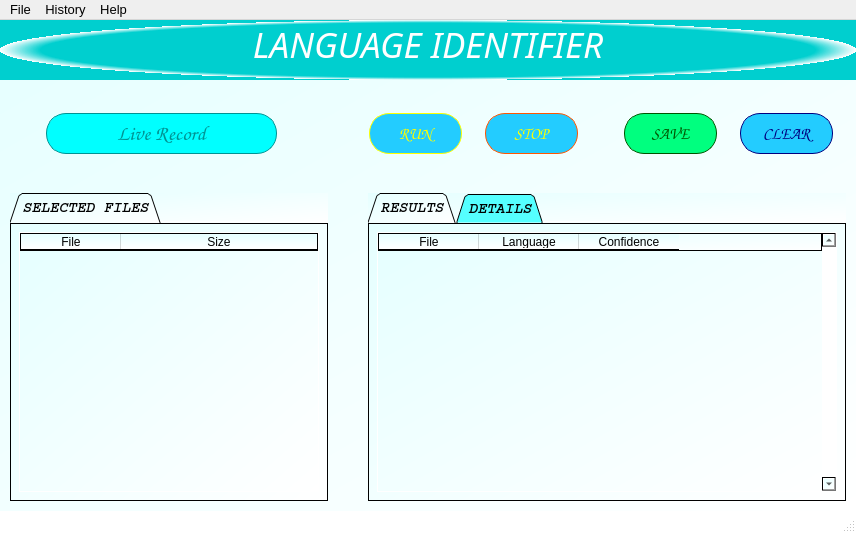
<?xml version="1.0" encoding="UTF-8"?>
<ui version="4.0">
 <class>MainWindow</class>
 <widget class="QMainWindow" name="MainWindow">
  <property name="geometry">
   <rect>
    <x>0</x>
    <y>0</y>
    <width>856</width>
    <height>533</height>
   </rect>
  </property>
  <property name="windowTitle">
   <string>MainWindow</string>
  </property>
  <property name="styleSheet">
   <string notr="true">QMainWindow{
background-color:white;
}</string>
  </property>
  <widget class="QWidget" name="centralwidget">
   <property name="styleSheet">
    <string notr="true">QWidget{
background-color:qlineargradient(spread:pad, x1:0, y1:0, x2:1, y2:1, stop:0 rgba(229, 255, 255, 255), stop:1 rgba(255, 255, 255, 255));
}</string>
   </property>
   <layout class="QVBoxLayout" name="verticalLayout">
    <property name="spacing">
     <number>0</number>
    </property>
    <property name="leftMargin">
     <number>0</number>
    </property>
    <property name="topMargin">
     <number>0</number>
    </property>
    <property name="rightMargin">
     <number>0</number>
    </property>
    <property name="bottomMargin">
     <number>0</number>
    </property>
    <item>
     <layout class="QVBoxLayout" name="mainLayout" stretch="2,1,2,1,18">
      <property name="spacing">
       <number>0</number>
      </property>
      <property name="leftMargin">
       <number>0</number>
      </property>
      <property name="topMargin">
       <number>0</number>
      </property>
      <property name="rightMargin">
       <number>0</number>
      </property>
      <property name="bottomMargin">
       <number>0</number>
      </property>
      <item alignment="Qt::AlignTop">
       <widget class="QLabel" name="LIDlabel">
        <property name="sizePolicy">
         <sizepolicy hsizetype="Expanding" vsizetype="Expanding">
          <horstretch>0</horstretch>
          <verstretch>0</verstretch>
         </sizepolicy>
        </property>
        <property name="minimumSize">
         <size>
          <width>0</width>
          <height>60</height>
         </size>
        </property>
        <property name="font">
         <font>
          <family>Candara</family>
          <pointsize>26</pointsize>
          <weight>50</weight>
          <italic>true</italic>
          <bold>false</bold>
         </font>
        </property>
        <property name="styleSheet">
         <string notr="true">QLabel{
background-color:qradialgradient(spread:repeat, cx:0.5, cy:0.5, radius:0.5, fx:0.5, fy:0.5, stop:0.905263 rgba(0, 207, 207, 255), stop:1 rgba(255, 255, 255, 255));
color:rgb(255,255,255);
}
</string>
        </property>
        <property name="text">
         <string>LANGUAGE IDENTIFIER</string>
        </property>
        <property name="alignment">
         <set>Qt::AlignHCenter|Qt::AlignTop</set>
        </property>
       </widget>
      </item>
      <item>
       <spacer name="verticalSpacer">
        <property name="orientation">
         <enum>Qt::Vertical</enum>
        </property>
        <property name="sizeHint" stdset="0">
         <size>
          <width>20</width>
          <height>40</height>
         </size>
        </property>
       </spacer>
      </item>
      <item>
       <layout class="QHBoxLayout" name="buttonsLayout" stretch="2,10,4,4,1,4,2,4,1,4,1">
        <property name="topMargin">
         <number>15</number>
        </property>
        <property name="bottomMargin">
         <number>10</number>
        </property>
        <item>
         <spacer name="horizontalSpacer">
          <property name="orientation">
           <enum>Qt::Horizontal</enum>
          </property>
          <property name="sizeHint" stdset="0">
           <size>
            <width>40</width>
            <height>20</height>
           </size>
          </property>
         </spacer>
        </item>
        <item>
         <widget class="QPushButton" name="recordButton">
          <property name="sizePolicy">
           <sizepolicy hsizetype="Expanding" vsizetype="Expanding">
            <horstretch>5</horstretch>
            <verstretch>1</verstretch>
           </sizepolicy>
          </property>
          <property name="minimumSize">
           <size>
            <width>200</width>
            <height>41</height>
           </size>
          </property>
          <property name="font">
           <font>
            <family>Comic Sans MS</family>
            <pointsize>16</pointsize>
            <weight>75</weight>
            <italic>true</italic>
            <bold>true</bold>
           </font>
          </property>
          <property name="focusPolicy">
           <enum>Qt::ClickFocus</enum>
          </property>
          <property name="styleSheet">
           <string notr="true">QPushButton{
background-color:rgb(0, 255, 255);
border-radius:20px;
color:rgb(0, 147, 147);
border:1px solid rgb(0,147,147);
}
QPushButton:hover{
background-color:rgb(255, 255, 255);
color:rgb(0,147,147);
border:2px solid rgb(0,147,147);
}
QPushButton:focus{
color:white;
background-color:rgb(0,147,147);
}
</string>
          </property>
          <property name="text">
           <string>Live Record</string>
          </property>
         </widget>
        </item>
        <item>
         <spacer name="recrunSpacer">
          <property name="orientation">
           <enum>Qt::Horizontal</enum>
          </property>
          <property name="sizeHint" stdset="0">
           <size>
            <width>40</width>
            <height>20</height>
           </size>
          </property>
         </spacer>
        </item>
        <item>
         <widget class="QPushButton" name="runButton">
          <property name="sizePolicy">
           <sizepolicy hsizetype="Expanding" vsizetype="Expanding">
            <horstretch>0</horstretch>
            <verstretch>0</verstretch>
           </sizepolicy>
          </property>
          <property name="minimumSize">
           <size>
            <width>93</width>
            <height>41</height>
           </size>
          </property>
          <property name="font">
           <font>
            <family>Comic Sans MS</family>
            <pointsize>12</pointsize>
            <weight>75</weight>
            <italic>true</italic>
            <bold>true</bold>
            <underline>false</underline>
            <kerning>true</kerning>
           </font>
          </property>
          <property name="focusPolicy">
           <enum>Qt::ClickFocus</enum>
          </property>
          <property name="styleSheet">
           <string notr="true">QPushButton{
background-color:rgb(35, 204, 255);
color:rgb(255, 255, 0);
border-radius:20px;
border:1px solid rgb(255,255,0);
}
QPushButton:hover{
background-color:rgb(255, 255, 255);
color:rgb(255, 170, 0);
border:2px solid rgb(255, 170, 0);
}
QPushButton:focus{
color:white;
background-color:rgb(255,170,0);
}
</string>
          </property>
          <property name="text">
           <string>RUN</string>
          </property>
         </widget>
        </item>
        <item>
         <spacer name="horizontalSpacer_3">
          <property name="orientation">
           <enum>Qt::Horizontal</enum>
          </property>
          <property name="sizeHint" stdset="0">
           <size>
            <width>40</width>
            <height>20</height>
           </size>
          </property>
         </spacer>
        </item>
        <item>
         <widget class="QPushButton" name="stopButton">
          <property name="minimumSize">
           <size>
            <width>93</width>
            <height>41</height>
           </size>
          </property>
          <property name="font">
           <font>
            <family>Comic Sans MS</family>
            <pointsize>12</pointsize>
            <weight>75</weight>
            <italic>true</italic>
            <bold>true</bold>
           </font>
          </property>
          <property name="focusPolicy">
           <enum>Qt::ClickFocus</enum>
          </property>
          <property name="styleSheet">
           <string notr="true">QPushButton{
background-color:rgb(35, 204, 255);
color:rgb(255, 255, 0);
border-radius:20px;
border:1px solid rgb(255,85,0);
}
QPushButton:hover{
background-color:rgb(255, 255, 255);
color:rgb(255, 85, 0);
border:2px solid rgb(255, 85, 0);
}
QPushButton:focus{
color:white;
background-color:rgb(255,85,0);
}
</string>
          </property>
          <property name="text">
           <string>STOP</string>
          </property>
         </widget>
        </item>
        <item>
         <spacer name="stpsavSpacer">
          <property name="orientation">
           <enum>Qt::Horizontal</enum>
          </property>
          <property name="sizeHint" stdset="0">
           <size>
            <width>40</width>
            <height>20</height>
           </size>
          </property>
         </spacer>
        </item>
        <item>
         <widget class="QPushButton" name="saveButton">
          <property name="minimumSize">
           <size>
            <width>93</width>
            <height>41</height>
           </size>
          </property>
          <property name="font">
           <font>
            <family>Comic Sans MS</family>
            <pointsize>12</pointsize>
            <weight>75</weight>
            <italic>true</italic>
            <bold>true</bold>
           </font>
          </property>
          <property name="focusPolicy">
           <enum>Qt::ClickFocus</enum>
          </property>
          <property name="styleSheet">
           <string notr="true">QPushButton{
background-color:qlineargradient(spread:pad, x1:0.989474, y1:0.966, x2:1, y2:1, stop:0 rgba(0, 255, 127, 255), stop:1 rgba(255, 255, 255, 255));
color:rgb(0, 85, 0);
border-radius:20px;
border:1px solid rgb(0,85,0);
}
QPushButton:hover{
background-color:rgb(255, 255, 255);
color:rgb(0, 85, 0);
border:2px solid rgb(0, 85, 0);
}
QPushButton:focus{
color:white;
background-color:rgb(0,85,0);
}
</string>
          </property>
          <property name="text">
           <string>SAVE</string>
          </property>
         </widget>
        </item>
        <item>
         <spacer name="horizontalSpacer_4">
          <property name="orientation">
           <enum>Qt::Horizontal</enum>
          </property>
          <property name="sizeHint" stdset="0">
           <size>
            <width>40</width>
            <height>20</height>
           </size>
          </property>
         </spacer>
        </item>
        <item>
         <widget class="QPushButton" name="clearButton">
          <property name="minimumSize">
           <size>
            <width>93</width>
            <height>41</height>
           </size>
          </property>
          <property name="font">
           <font>
            <family>Comic Sans MS</family>
            <pointsize>12</pointsize>
            <weight>75</weight>
            <italic>true</italic>
            <bold>true</bold>
           </font>
          </property>
          <property name="focusPolicy">
           <enum>Qt::ClickFocus</enum>
          </property>
          <property name="styleSheet">
           <string notr="true">QPushButton{
background-color:rgb(35, 204, 255);
color:rgb(0, 0, 127);
border-radius:20px;
border:1px solid rgb(0, 0, 127); 
}
QPushButton:hover{
background-color:rgb(255, 255, 255);
color:rgb(0, 85, 127);
border:2px solid rgb(35, 204, 255);
}
QPushButton:focus{
background-color:rgb(0, 85, 127);
color:white;
}</string>
          </property>
          <property name="text">
           <string>CLEAR</string>
          </property>
         </widget>
        </item>
        <item>
         <spacer name="horizontalSpacer_2">
          <property name="orientation">
           <enum>Qt::Horizontal</enum>
          </property>
          <property name="sizeHint" stdset="0">
           <size>
            <width>40</width>
            <height>20</height>
           </size>
          </property>
         </spacer>
        </item>
       </layout>
      </item>
      <item>
       <spacer name="verticalSpacer_2">
        <property name="orientation">
         <enum>Qt::Vertical</enum>
        </property>
        <property name="sizeHint" stdset="0">
         <size>
          <width>20</width>
          <height>40</height>
         </size>
        </property>
       </spacer>
      </item>
      <item>
       <layout class="QHBoxLayout" name="tabsLayout" stretch="2,0,3">
        <property name="leftMargin">
         <number>10</number>
        </property>
        <property name="topMargin">
         <number>10</number>
        </property>
        <property name="rightMargin">
         <number>10</number>
        </property>
        <property name="bottomMargin">
         <number>10</number>
        </property>
        <item>
         <widget class="QTabWidget" name="filesTab">
          <property name="font">
           <font>
            <family>Courier</family>
            <pointsize>11</pointsize>
            <weight>75</weight>
            <italic>true</italic>
            <bold>true</bold>
           </font>
          </property>
          <property name="focusPolicy">
           <enum>Qt::NoFocus</enum>
          </property>
          <property name="styleSheet">
           <string notr="true"/>
          </property>
          <property name="tabPosition">
           <enum>QTabWidget::North</enum>
          </property>
          <property name="tabShape">
           <enum>QTabWidget::Triangular</enum>
          </property>
          <property name="currentIndex">
           <number>0</number>
          </property>
          <property name="documentMode">
           <bool>true</bool>
          </property>
          <widget class="QWidget" name="tab1">
           <property name="font">
            <font>
             <family>Gabriola</family>
             <pointsize>16</pointsize>
             <weight>50</weight>
             <italic>false</italic>
             <bold>false</bold>
            </font>
           </property>
           <property name="styleSheet">
            <string notr="true">QWidget{
border:1px solid black;
}</string>
           </property>
           <attribute name="title">
            <string>SELECTED FILES</string>
           </attribute>
           <layout class="QGridLayout" name="gridLayout">
            <item row="0" column="0">
             <layout class="QHBoxLayout" name="filesLayout">
              <item>
               <widget class="QTableWidget" name="filesTable">
                <property name="styleSheet">
                 <string notr="true">QTableWidget{
border:1px solid white;
}</string>
                </property>
                <property name="alternatingRowColors">
                 <bool>true</bool>
                </property>
                <property name="rowCount">
                 <number>0</number>
                </property>
                <attribute name="horizontalHeaderCascadingSectionResizes">
                 <bool>true</bool>
                </attribute>
                <attribute name="horizontalHeaderStretchLastSection">
                 <bool>true</bool>
                </attribute>
                <column>
                 <property name="text">
                  <string>File</string>
                 </property>
                </column>
                <column>
                 <property name="text">
                  <string>Size</string>
                 </property>
                </column>
               </widget>
              </item>
             </layout>
            </item>
           </layout>
          </widget>
         </widget>
        </item>
        <item>
         <spacer name="tabSpacer">
          <property name="orientation">
           <enum>Qt::Horizontal</enum>
          </property>
          <property name="sizeHint" stdset="0">
           <size>
            <width>40</width>
            <height>20</height>
           </size>
          </property>
         </spacer>
        </item>
        <item>
         <widget class="QTabWidget" name="resultTab">
          <property name="font">
           <font>
            <family>Courier</family>
            <pointsize>11</pointsize>
            <weight>75</weight>
            <italic>true</italic>
            <bold>true</bold>
           </font>
          </property>
          <property name="styleSheet">
           <string notr="true">QTabWidget{
background-color:rgb(85, 255, 255);
color:white;
}</string>
          </property>
          <property name="tabPosition">
           <enum>QTabWidget::North</enum>
          </property>
          <property name="tabShape">
           <enum>QTabWidget::Triangular</enum>
          </property>
          <property name="currentIndex">
           <number>0</number>
          </property>
          <property name="documentMode">
           <bool>true</bool>
          </property>
          <widget class="QWidget" name="tab2">
           <property name="styleSheet">
            <string notr="true">QWidget{
border:1px solid black;
}</string>
           </property>
           <attribute name="title">
            <string>RESULTS</string>
           </attribute>
           <layout class="QGridLayout" name="gridLayout_2">
            <item row="0" column="0">
             <layout class="QHBoxLayout" name="resultLayout">
              <item>
               <widget class="QTableWidget" name="resultTable">
                <property name="styleSheet">
                 <string notr="true">QTableWidget{
border:1px solid white;
}</string>
                </property>
                <property name="verticalScrollBarPolicy">
                 <enum>Qt::ScrollBarAlwaysOn</enum>
                </property>
                <property name="alternatingRowColors">
                 <bool>true</bool>
                </property>
                <attribute name="horizontalHeaderCascadingSectionResizes">
                 <bool>false</bool>
                </attribute>
                <attribute name="horizontalHeaderMinimumSectionSize">
                 <number>50</number>
                </attribute>
                <attribute name="horizontalHeaderShowSortIndicator" stdset="0">
                 <bool>false</bool>
                </attribute>
                <attribute name="verticalHeaderCascadingSectionResizes">
                 <bool>true</bool>
                </attribute>
                <attribute name="verticalHeaderDefaultSectionSize">
                 <number>30</number>
                </attribute>
                <column>
                 <property name="text">
                  <string>File</string>
                 </property>
                </column>
                <column>
                 <property name="text">
                  <string>Language</string>
                 </property>
                </column>
                <column>
                 <property name="text">
                  <string>Confidence</string>
                 </property>
                </column>
               </widget>
              </item>
             </layout>
            </item>
           </layout>
          </widget>
          <widget class="QWidget" name="tab3">
           <property name="styleSheet">
            <string notr="true">QWidget{
border:1px solid black;
}</string>
           </property>
           <attribute name="title">
            <string>DETAILS</string>
           </attribute>
           <layout class="QGridLayout" name="gridLayout_3">
            <item row="0" column="0">
             <layout class="QHBoxLayout" name="resultLayout2">
              <item>
               <widget class="QTableWidget" name="resultTable2">
                <property name="styleSheet">
                 <string notr="true">QTableWidget{
border:1px solid white;
}</string>
                </property>
                <property name="alternatingRowColors">
                 <bool>true</bool>
                </property>
                <property name="rowCount">
                 <number>0</number>
                </property>
                <column>
                 <property name="text">
                  <string>File</string>
                 </property>
                </column>
                <column>
                 <property name="text">
                  <string>Language1</string>
                 </property>
                </column>
                <column>
                 <property name="text">
                  <string>Confidence1</string>
                 </property>
                </column>
                <column>
                 <property name="text">
                  <string>Language2</string>
                 </property>
                </column>
                <column>
                 <property name="text">
                  <string>Confidence2</string>
                 </property>
                </column>
               </widget>
              </item>
             </layout>
            </item>
           </layout>
          </widget>
         </widget>
        </item>
       </layout>
      </item>
     </layout>
    </item>
   </layout>
  </widget>
  <widget class="QMenuBar" name="menubar">
   <property name="geometry">
    <rect>
     <x>0</x>
     <y>0</y>
     <width>856</width>
     <height>23</height>
    </rect>
   </property>
   <property name="font">
    <font>
     <pointsize>10</pointsize>
    </font>
   </property>
   <widget class="QMenu" name="menuFile">
    <property name="title">
     <string>File</string>
    </property>
    <addaction name="actionNew"/>
    <addaction name="actionOpen_File"/>
    <addaction name="actionOpen_Folder"/>
   </widget>
   <widget class="QMenu" name="menuHistory">
    <property name="title">
     <string>History</string>
    </property>
   </widget>
   <widget class="QMenu" name="menuHelp">
    <property name="title">
     <string>Help</string>
    </property>
   </widget>
   <addaction name="menuFile"/>
   <addaction name="menuHistory"/>
   <addaction name="menuHelp"/>
  </widget>
  <widget class="QStatusBar" name="statusbar"/>
  <action name="actionNew">
   <property name="text">
    <string>New</string>
   </property>
  </action>
  <action name="actionOpen_File">
   <property name="text">
    <string>Open File</string>
   </property>
  </action>
  <action name="actionOpen_Folder">
   <property name="text">
    <string>Open Folder</string>
   </property>
  </action>
 </widget>
 <resources/>
 <connections/>
</ui>
